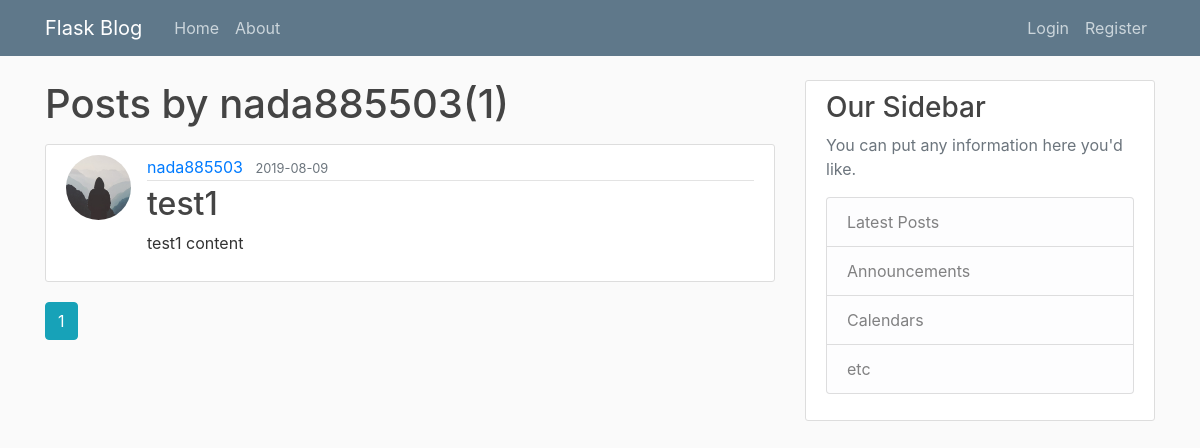
The app's page /user/nada885503, older data.
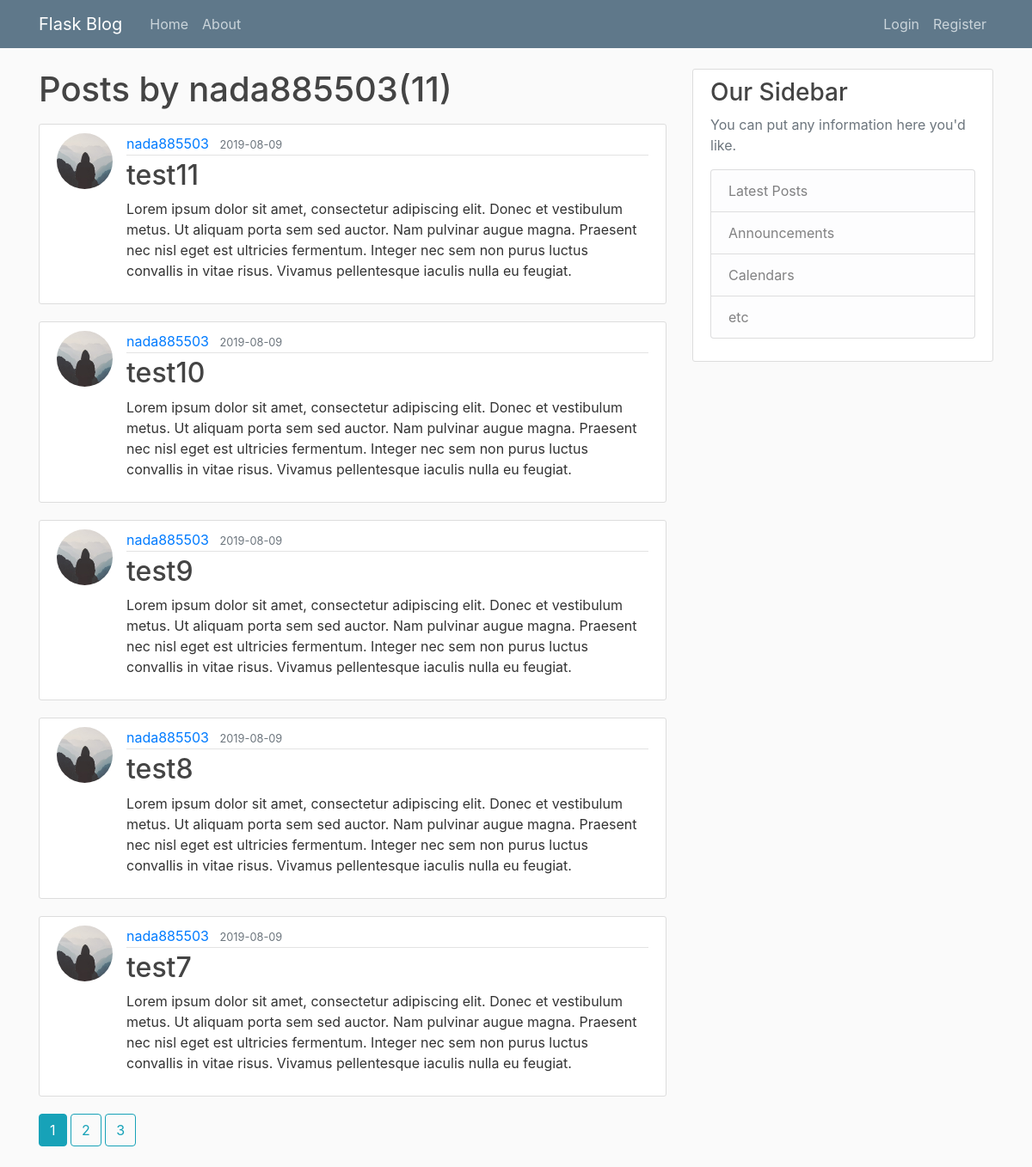
The same page, newer data.
### flaskblog/models.py (models this page shows, shortened)
class Post(db.Model):
    id = db.Column(db.Integer, primary_key=True)
    title = db.Column(db.String(100), nullable=False)
    date_posted = db.Column(db.DateTime, nullable=False, default=datetime.utcnow)
    content = db.Column(db.Text, nullable=False)
    user_id = db.Column(db.Integer, db.ForeignKey('user.id'), nullable=False)

class User(db.Model, UserMixin):
    id = db.Column(db.Integer, primary_key=True)
    username = db.Column(db.String(20), unique=True, nullable=False)
    email = db.Column(db.String(120), unique=True, nullable=False)
    image_file = db.Column(db.String(20), nullable=False, default='default.jpg')
    password = db.Column(db.String(60), nullable=False)
    posts = db.relationship('Post', backref='author', lazy=True)

### flaskblog/users/routes.py (the view)
@users.route("/user/<string:username>")
def user_posts(username):
    page = request.args.get('page', 1, type=int)
    user = User.query.filter_by(username=username).first_or_404()
    posts = Post.query.filter_by(author=user)\
            .order_by(Post.date_posted.desc())\
            .paginate(page=page, per_page=5)
    return render_template('user_posts.html', posts=posts, user=user)

### flaskblog/templates/user_posts.html
{% extends "layout.html" %}
{% block content %}
    <h1 class="mb-3">Posts by {{ user.username }}({{ posts.total }})</h1>
    {% for post in posts.items %}
        <article class="media content-section">
            <img class="rounded-circle article-img" src="{{ url_for('static', filename='profile_pics/' + post.author.image_file) }}">
            <div class="media-body">
                <div class="article-metadata">
                    <a class="mr-2" href="{{ url_for('users.user_posts', username=post.author.username) }}">{{ post.author.username }}</a>
                    <small class="text-muted">{{ post.date_posted.strftime('%Y-%m-%d') }}</small>
                </div>
                <h2><a class="article-title" href="{{ url_for('posts.post', post_id=post.id) }}">{{ post.title }}</a></h2>
                <p class="article-content">{{ post.content }}</p>
            </div>
        </article>
    {% endfor %}
    {% for page_num in posts.iter_pages(left_edge=1, right_edge=1, left_current=1, right_current=2) %}
        {% if page_num %}
            {% if posts.page == page_num %}
                <a class="btn btn-info mb-4" href="{{ url_for('users.user_posts', username=user.username, page=page_num) }}">{{ page_num }}</a>
            {% else %}
                <a class="btn btn-outline-info mb-4" href="{{ url_for('users.user_posts', username=user.username, page=page_num) }}">{{ page_num }}</a>
            {% endif %}
        {% else %}
            ...
        {% endif %}
    {% endfor %}
{% endblock %}

Row changes from the older to the newer data that the page shows:
removed Post: image_file (placeholder picture), author.username "nada885503", date_posted "2019-08-09", title "test1", content "test1 content"
added Post: image_file (placeholder picture), author.username "nada885503", date_posted "2019-08-09", title "test11", content "Lorem ipsum dolor sit amet, consectetur adipiscing elit. Donec et vestibulum metus. Ut aliquam porta sem sed auctor. Nam pulvinar augue magna. Praesent nec nisl eget est ultricies fermentum. Integer nec sem non purus luctus convallis in vitae risus. Vivamus pellentesque iaculis nulla eu feugiat."
added Post: image_file (placeholder picture), author.username "nada885503", date_posted "2019-08-09", title "test10", content "Lorem ipsum dolor sit amet, consectetur adipiscing elit. Donec et vestibulum metus. Ut aliquam porta sem sed auctor. Nam pulvinar augue magna. Praesent nec nisl eget est ultricies fermentum. Integer nec sem non purus luctus convallis in vitae risus. Vivamus pellentesque iaculis nulla eu feugiat."
added Post: image_file (placeholder picture), author.username "nada885503", date_posted "2019-08-09", title "test9", content "Lorem ipsum dolor sit amet, consectetur adipiscing elit. Donec et vestibulum metus. Ut aliquam porta sem sed auctor. Nam pulvinar augue magna. Praesent nec nisl eget est ultricies fermentum. Integer nec sem non purus luctus convallis in vitae risus. Vivamus pellentesque iaculis nulla eu feugiat."
added Post: image_file (placeholder picture), author.username "nada885503", date_posted "2019-08-09", title "test8", content "Lorem ipsum dolor sit amet, consectetur adipiscing elit. Donec et vestibulum metus. Ut aliquam porta sem sed auctor. Nam pulvinar augue magna. Praesent nec nisl eget est ultricies fermentum. Integer nec sem non purus luctus convallis in vitae risus. Vivamus pellentesque iaculis nulla eu feugiat."
added Post: image_file (placeholder picture), author.username "nada885503", date_posted "2019-08-09", title "test7", content "Lorem ipsum dolor sit amet, consectetur adipiscing elit. Donec et vestibulum metus. Ut aliquam porta sem sed auctor. Nam pulvinar augue magna. Praesent nec nisl eget est ultricies fermentum. Integer nec sem non purus luctus convallis in vitae risus. Vivamus pellentesque iaculis nulla eu feugiat."
Text that changed along with them:
{{ posts.total }}: "1" → "11"
new list line: "2"
new list line: "3"
